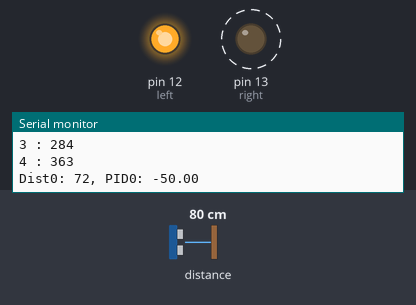
A sketch run on a simulated Arduino Uno, built with avr-gcc and run on an emulated ATmega328P. Shown: output pins drawn as LEDs (lit = HIGH), the last lines printed to the serial monitor. Wiring (inferred from the names in the program): LIDAR-Lite range finder at I2C address 0x62. Dashed ring = blinking. Inputs (shaded band) come from the test bench; at power-on: distance to the obstacle 80 cm.

Above: at 0.4 s.
At 2.8 s:
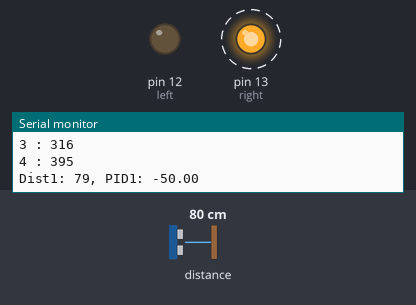
Timing chart, 0 to 3.7 s (numbered marks = the images above):
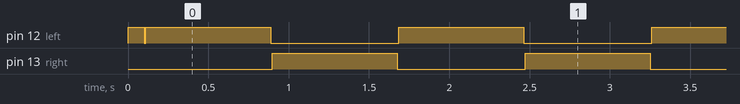

Measured:
- by itself, pin 12 (left): repeats every 1.6 s: HIGH 0.78 s, LOW 0.80 s
- by itself, pin 13 (right): alternates HIGH for 0.78 s and LOW for 0.80 s
- by itself, everything shown: repeats every 1.6 s, in 4 steps

The sketch:

LidarV1Trial.ino
```cpp
//#include <I2C.h>
#include <Wire.h>
#include <PID_v1.h>
#define    LIDARLite_ADDRESS   0x62          // Default I2C Address of LIDAR-Lite.
#define    RegisterMeasure     0x00          // Register to write to initiate ranging.
#define    MeasureValue        0x04          // Value to initiate ranging.
#define    RegisterHighLowB    0x8f          // Register to get both High and Low bytes in 1 call.

int last_0;
int last_1;

int distance;

const int left = 12;
const int right = 13;

int active_sensor = 0; //0 is left, 1 is right

// define variables we will be connecting
double Setpoint, Input, Output;
int Kp = 2;     // initial 2
int Ki = 0.05;  // initial 0.05
int Kd = 0.5;   // initial 0.5

PID PIDleft(&Input, &Output, &Setpoint, Kp, Ki, Kd, DIRECT);

void setup() {

  //initialize LIDAR's left on, right off
  pinMode(left, OUTPUT);
  pinMode(right, OUTPUT);
  digitalWrite(left, HIGH);
  digitalWrite(right, LOW);

  Serial.begin(9600); //Opens serial connection at 9600bps.
  Wire.begin(); // Opens & joins the irc bus as master
  delay(100); // Waits to make sure everything is powered up before sending or receiving data

  //initialize linked variables
  Setpoint = 30; //30
  PIDleft.SetOutputLimits(-50, 50);

  //turn on PID loop
  PIDleft.SetMode(AUTOMATIC);

}

void loop() {
  for (int i = 0; i < 2; i++) {
    //    active_sensor = i;
    switch (i) {
      case 0:
        digitalWrite(left, LOW);
        digitalWrite(right, LOW);
        delay(10);
        digitalWrite(left, HIGH);
        delay(10);
        break;
      case 1:
        digitalWrite(left, LOW);
        digitalWrite(right, LOW);
        delay(10);
        digitalWrite(right, HIGH);
        delay(10);
        break;
    }
    //distance array to average distances
    int distanceSum = 0;

    for (int j = 0; j < 5; j++) {

      Wire.beginTransmission((int)LIDARLite_ADDRESS); // transmit to LIDAR-Lite
      Wire.write((int)RegisterMeasure); // sets register pointer to  (0x00)
      Wire.write((int)MeasureValue); // sets register pointer to  (0x00)
      Wire.endTransmission(); // stop transmitting

      delay(20); // Wait 20ms for transmit

      Wire.beginTransmission((int)LIDARLite_ADDRESS); // transmit to LIDAR-Lite
      Wire.write((int)RegisterHighLowB); // sets register pointer to (0x8f)
      Wire.endTransmission(); // stop transmitting

      delay(20); // Wait 20ms for transmit

      Wire.requestFrom((int)LIDARLite_ADDRESS, 2); // request 2 bytes from LIDAR-Lite

      if (2 <= Wire.available()) // if two bytes were received
      {
        distance = Wire.read(); // receive high byte (overwrites previous reading)
        distance = distance << 8; // shift high byte to be high 8 bits
        distance |= Wire.read(); // receive low byte as lower 8 bits
      }
      //low pass filter
      switch (i) {
        case 0:
          if (distance < 0 || distance > 400) {
            distance = last_0;
          }
          distance = 0.7 * distance + 0.3 * last_0;
          last_0 = distance;
          break;
        case 1:
          if (distance < 0 || distance > 400) {
            distance = last_1;
          }
          distance = 0.7 * distance + 0.3 * last_1;
          last_1 = distance;
          break;
      }
    distanceSum = distanceSum + distance;
    Serial.print(j);
    Serial.print(" : ");
    Serial.println(distanceSum);
    delay(10);
    }

    distance = distanceSum / 5;

    //input to PID
    Input = distance;

    // use PID loop
    PIDleft.Compute();
    delay(10);

    // Print Distance
    switch (i) {
      case 0:
        Serial.print("Dist0: ");
        Serial.print(distance);
        Serial.print(", PID0: ");
        Serial.println(Output);
        delay(1);
        break;
      case 1:
        Serial.print("Dist1: ");
        Serial.print(distance);
        Serial.print(", PID1: ");
        Serial.println(Output);
    }
    delay(500);
  }
}
```
